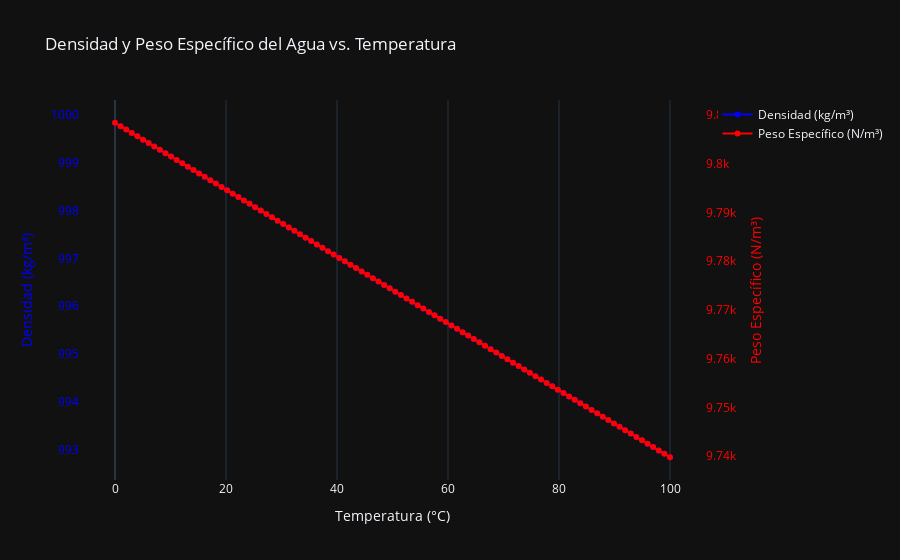
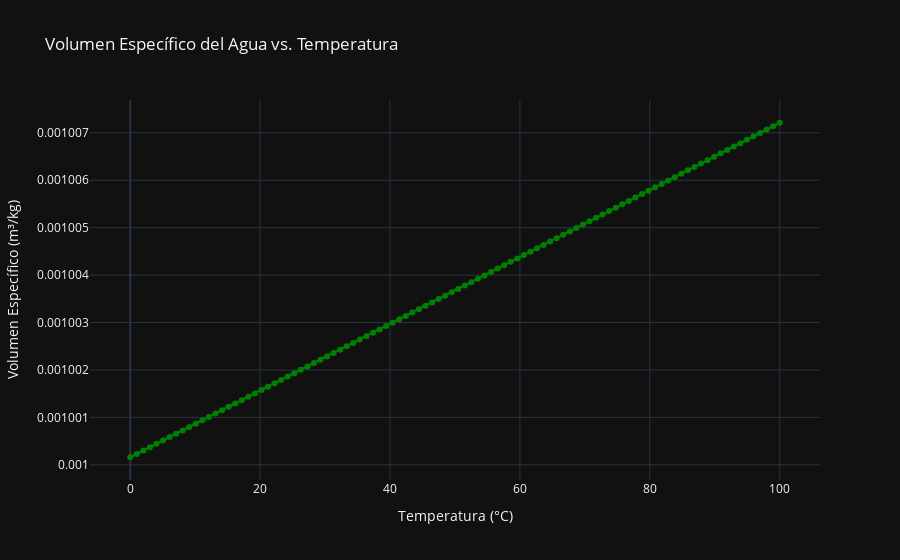

The cell these charts' notebook holds for them, in order:
### Code cell
import numpy as np
import plotly.graph_objects as go

# Datos de temperatura en °C
temperaturas = np.linspace(0, 100, 100)

# Propiedades del agua en función de la temperatura (valores aproximados)
densidad = 999.84 - 0.07 * temperaturas  # kg/m³
peso_especifico = densidad * 9.81  # N/m³
volumen_especifico = 1 / densidad  # m³/kg

# Crear la figura combinada para densidad y peso específico
fig1 = go.Figure()
fig1.add_trace(go.Scatter(x=temperaturas, y=densidad, mode='lines+markers', name='Densidad (kg/m³)', line=dict(color='blue'), yaxis='y1'))
fig1.add_trace(go.Scatter(x=temperaturas, y=peso_especifico, mode='lines+markers', name='Peso Específico (N/m³)', line=dict(color='red'), yaxis='y2'))

fig1.update_layout(
    title='Densidad y Peso Específico del Agua vs. Temperatura',
    xaxis_title='Temperatura (°C)',
    yaxis=dict(title='Densidad (kg/m³)', side='left', color='blue', showgrid=False),
    yaxis2=dict(title='Peso Específico (N/m³)', side='right', overlaying='y', color='red', showgrid=False),
    template='plotly_dark'
)

# Crear la figura para el volumen específico
fig2 = go.Figure()
fig2.add_trace(go.Scatter(x=temperaturas, y=volumen_especifico, mode='lines+markers', name='Volumen Específico (m³/kg)', line=dict(color='green')))
fig2.update_layout(title='Volumen Específico del Agua vs. Temperatura', xaxis_title='Temperatura (°C)', yaxis_title='Volumen Específico (m³/kg)', template='plotly_dark')

# Mostrar las gráficas
fig1.show()
fig2.show()
